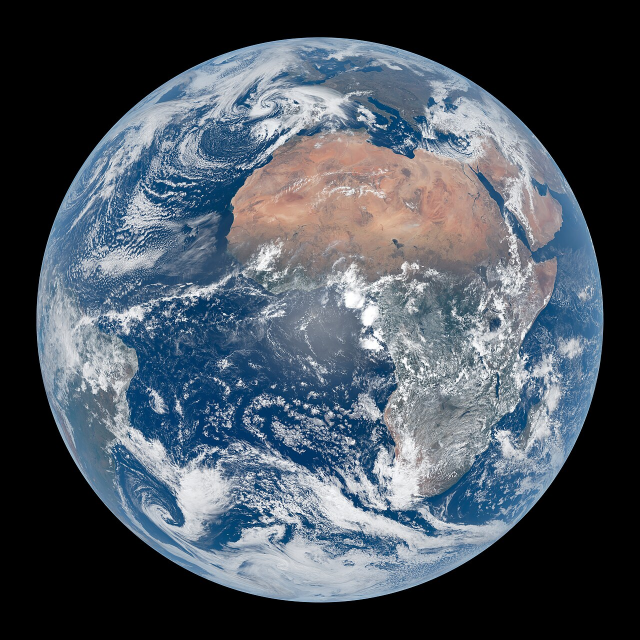
#> input picture data/development/Meteosat-12-fci-march-equinox-2025-noon.jpg, 1280 x 1280 px (shown at 1/2 size)
$ python -i segment.py   (imports and definitions only)
#> lines starting #> are read from the running program, lines starting #| are printed output that depends on the picture; after the words box and inside, x2 and y2 are one past the last pixel; in counts of white or black regions, pixels touching at a corner belong together
"""Pixel-value segmentation of a bright disc (the Earth) against dark space.

No UI, no I/O. Everything here is a pure function on numpy arrays so the
algorithm can be tested and swapped independently of the app shell.

Pipeline
--------
1. luminance      RGB -> single channel
2. gaussian blur  suppress sensor noise / JPEG ringing before thresholding
3. threshold      Otsu by default, manual override available
4. largest blob   drops stars, the moon, lens flare, caption text
5. fill holes     recovers the night side and dark ocean interior
6. edge adjust    erode away the JPEG halo, or dilate to keep the atmosphere
7. bbox           tight crop box, optional padding
"""

from __future__ import annotations

from dataclasses import dataclass

import numpy as np
from scipy import ndimage

# Rec. 709 luma weights.
_LUMA = np.array([0.2126, 0.7152, 0.0722], dtype=np.float32)

# A disc fills pi/4 of its bounding box. Deviation from this is the cheapest
# signal that a mask is a clipped crescent or has leaked into the background.
DISC_FILL_RATIO = float(np.pi / 4)

# 3x3 all-ones neighbourhood; iterated it approximates a disc better than the
# default 4-connected cross.
_STRUCT = ndimage.generate_binary_structure(2, 2)


@dataclass(frozen=True)
class SegmentResult:
    """Mask plus the numbers needed to judge whether the mask is any good."""

    mask: np.ndarray  # bool, (H, W)
    threshold: int  # luminance cutoff actually used, 0-255
    bbox: tuple[int, int, int, int] | None  # left, top, right, bottom (excl.)
    tight_bbox: tuple[int, int, int, int] | None  # bbox before padding
    coverage: float  # fraction of the frame inside the mask
    fill_ratio: float  # mask area / *unpadded* bbox area; pi/4 for a full disc

    @property
    def is_empty(self) -> bool:
        return self.bbox is None

    # [24 lines left out: functions aspect_ratio, disc_deviation, not called in this run]

    def looks_like_disc(self, tolerance: float = 0.12) -> bool:
        """Whether the mask plausibly is a full disc, and so worth trusting."""
        return not self.is_empty and self.disc_deviation < tolerance


def luminance(rgb: np.ndarray) -> np.ndarray:
    """(H, W, 3|4) uint8 -> (H, W) uint8. Alpha, if present, is ignored."""
    if rgb.ndim == 2:
        return rgb
    return (rgb[..., :3].astype(np.float32) @ _LUMA).round().clip(0, 255).astype(np.uint8)


def otsu_threshold(gray: np.ndarray) -> int:
    """Threshold maximising between-class variance of the luminance histogram.

    Every cutoff inside an empty histogram gap scores identically, and a clean
    space photo has a very wide gap. ``argmax`` would return the low end of it,
    parking the threshold on the background noise floor; the midpoint of the
    tied plateau sits in the middle of the gap instead.
    """
    hist = np.bincount(gray.ravel(), minlength=256).astype(np.float64)
    total = hist.sum()
    if total == 0:
        return 0

    levels = np.arange(256, dtype=np.float64)
    weight_fg = np.cumsum(hist) / total  # omega(t)
    mean_fg = np.cumsum(hist * levels) / total  # mu(t)
    mean_total = mean_fg[-1]

    spread = weight_fg * (1.0 - weight_fg)
    with np.errstate(divide="ignore", invalid="ignore"):
        between = np.where(spread > 0, (mean_total * weight_fg - mean_fg) ** 2 / spread, 0.0)

    best = np.flatnonzero(between >= between.max() - 1e-12)
    return int(round(float(best.mean())))


def largest_component(mask: np.ndarray) -> np.ndarray:
    """Keep only the biggest 8-connected blob."""
    labels, count = ndimage.label(mask, structure=_STRUCT)
    if count == 0:
        return np.zeros_like(mask, dtype=bool)
    sizes = np.bincount(labels.ravel())
    sizes[0] = 0  # background
    return labels == int(np.argmax(sizes))


def bounding_box(mask: np.ndarray, pad: int = 0) -> tuple[int, int, int, int] | None:
    """Tight box around the True pixels, padded and clipped to the frame."""
    rows = np.flatnonzero(mask.any(axis=1))
    cols = np.flatnonzero(mask.any(axis=0))
    if rows.size == 0 or cols.size == 0:
        return None
    height, width = mask.shape
    left = max(0, int(cols[0]) - pad)
    top = max(0, int(rows[0]) - pad)
    right = min(width, int(cols[-1]) + 1 + pad)
    bottom = min(height, int(rows[-1]) + 1 + pad)
    return left, top, right, bottom


def segment(
    rgb: np.ndarray,
    *,
    threshold: int | None = None,
    blur_sigma: float = 1.0,
    edge_adjust: int = 0,
    fill_holes: bool = True,
    keep_largest: bool = True,
    pad: int = 0,
    min_area: float = 0.0,
) -> SegmentResult:
    """Segment the bright disc out of a dark background.

    Args:
        rgb: (H, W, 3) or (H, W, 4) uint8 image.
        threshold: manual luminance cutoff; ``None`` runs Otsu.
        blur_sigma: gaussian pre-blur in pixels; 0 disables it.
        edge_adjust: positive dilates the mask, negative erodes it.
        fill_holes: fill interior gaps (the night side, dark ocean).
        keep_largest: discard everything but the biggest blob (stars, moon).
        pad: extra pixels around the reported bounding box.
        min_area: reject masks covering less than this fraction of the frame.
            Otsu always finds *something* -- on an empty frame it latches onto
            a hot pixel or a caption dot. Unattended runs want a floor here.
    """
    gray = luminance(rgb)
    smoothed = ndimage.gaussian_filter(gray, blur_sigma) if blur_sigma > 0 else gray

    cutoff = otsu_threshold(smoothed) if threshold is None else int(threshold)
    mask = smoothed > cutoff

    if keep_largest:
        mask = largest_component(mask)
    if fill_holes:
        mask = ndimage.binary_fill_holes(mask)
    if edge_adjust > 0:
        mask = ndimage.binary_dilation(mask, structure=_STRUCT, iterations=edge_adjust)
    elif edge_adjust < 0:
        mask = ndimage.binary_erosion(mask, structure=_STRUCT, iterations=-edge_adjust)
        # Erosion can split the blob or wipe it out entirely.
        if keep_largest and mask.any():
            mask = largest_component(mask)

    area = float(mask.sum())
    if min_area > 0 and area < min_area * mask.size:
        mask = np.zeros_like(mask)
        area = 0.0

    # Fill ratio and aspect ratio are measured against the *tight* box: padding
    # would otherwise dilute them and break the is-this-a-disc check.
    tight = bounding_box(mask)
    box = tight if pad == 0 else bounding_box(mask, pad=pad)
    if tight is None:
        fill_ratio = 0.0
    else:
        left, top, right, bottom = tight
        fill_ratio = area / max(1, (right - left) * (bottom - top))

    return SegmentResult(
        mask=mask,
        threshold=cutoff,
        bbox=box,
        tight_bbox=tight,
        coverage=area / mask.size,
        fill_ratio=fill_ratio,
    )


# [37 lines left out: functions cutout, overlay, not called in this run]

>>> import cv2
>>> picture = cv2.imread('../../data/development/Meteosat-12-fci-march-equinox-2025-noon.jpg', cv2.IMREAD_GRAYSCALE)
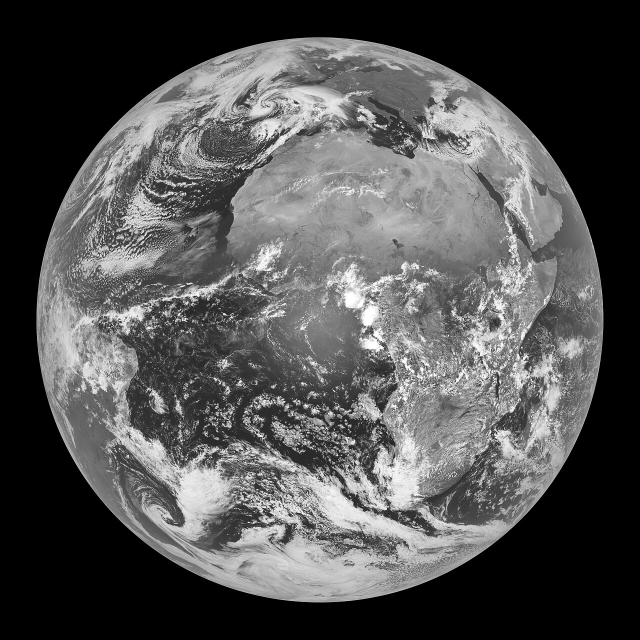
#> picture: shape (1280, 1280) (shown at 1/2 size); min 0, max 255, mean 82.2
>>> result = segment(picture)
#> in otsu_threshold, `hist = np.bincount(gray.ravel(), minlength=256).astype(np.float64)`: hist = 256 values, max 619261 at index 0, min 0 at index 255, mean 6400
#> in otsu_threshold, `total = hist.sum()`: total = 1638400
#> in otsu_threshold, `weight_fg = np.cumsum(hist) / total`: weight_fg = 256 values from 0.378 to 1
#> in otsu_threshold, `mean_fg = np.cumsum(hist * levels) / total`: mean_fg = 256 values from 0 to 81.55
#> in otsu_threshold, `mean_total = mean_fg[-1]`: mean_total = 81.55
#> in otsu_threshold, `spread = weight_fg * (1.0 - weight_fg)`: spread = 256 values, max 0.25 at index 86, min 0 at index 254, mean 0.161
#> in otsu_threshold, `between = np.where(spread > 0, (mean_total * weight_fg - mean_fg) ** 2..`: between = 256 values, max 4412.1 at index 78, min 0 at index 254, mean 2797.8
#> in otsu_threshold, `best = np.flatnonzero(between >= between.max() - 1e-12)`: best = [78]
#> in segment, `cutoff = otsu_threshold(smoothed) if threshold is None else int(thresh..`: cutoff = 78
#> in segment, `mask = smoothed > cutoff`:
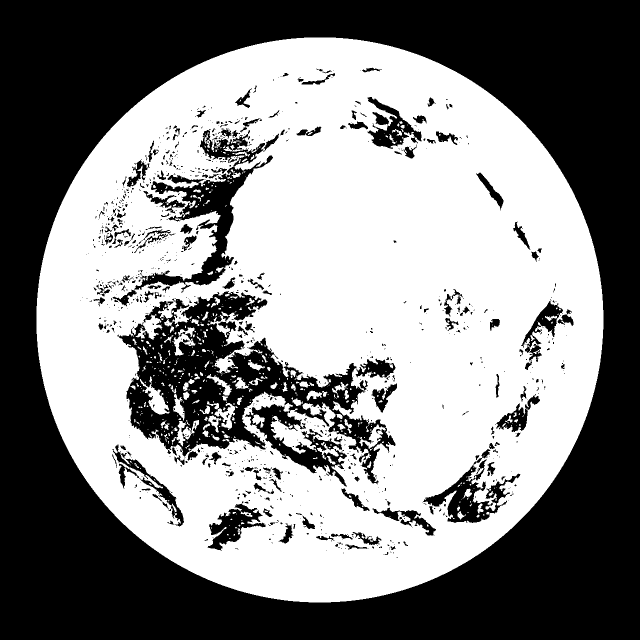
#> mask: shape (1280, 1280) bool (shown at 1/2 size); 52.2% white; 930 black regions (717 under 20 px), largest, box (x1, y1, x2, y2) and area: (0, 0, 1280, 1280) 630739, (235, 582, 791, 974) 76959, (225, 260, 546, 613) 19416
#> in largest_component, `labels, count = ndimage.label(mask, structure=_STRUCT)`:
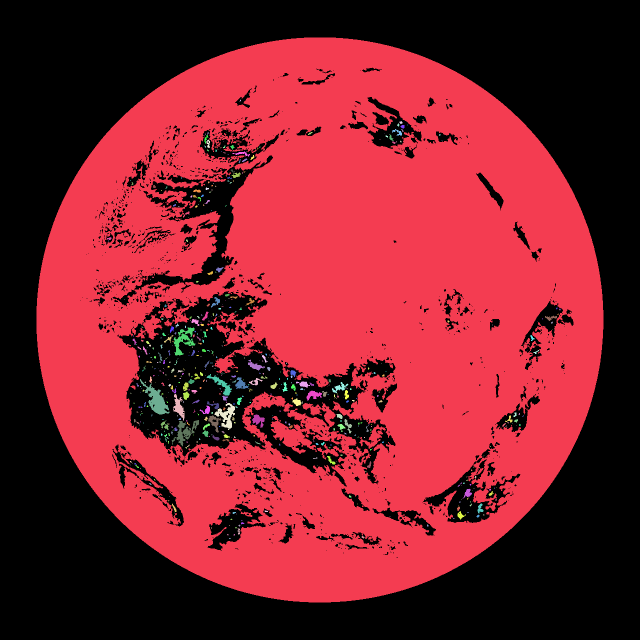
#> labels: shape (1280, 1280) int32 (shown at 1/2 size); 575 distinct labels, from 0 to 574; one colour per label, 0 black
#> in largest_component, `labels, count = ndimage.label(mask, structure=_STRUCT)`: count = 574
#> in largest_component, `sizes = np.bincount(labels.ravel())`: sizes = 575 values, max 838422 at index 1, min 1 at index 3, mean 2849.4
#> in largest_component, `return labels == int(np.argmax(sizes))`:
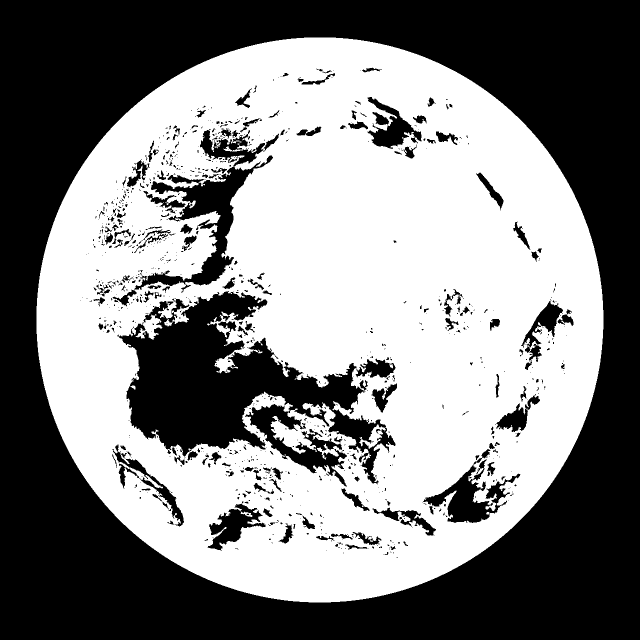
#> returned value: shape (1280, 1280) bool (shown at 1/2 size); 51.2% white; 912 black regions (701 under 20 px), largest, box (x1, y1, x2, y2) and area: (0, 0, 1280, 1280) 630739, (235, 582, 791, 974) 91356, (225, 260, 546, 613) 20645
#> in segment, `mask = ndimage.binary_fill_holes(mask)`:
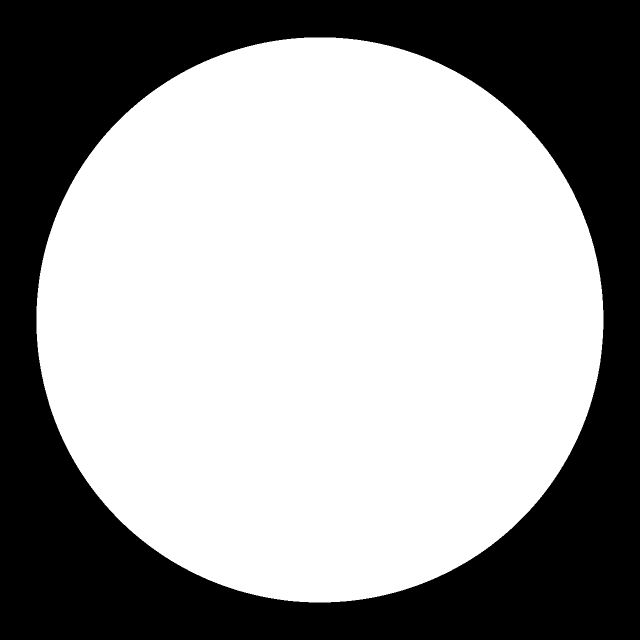
#> mask: shape (1280, 1280) bool (shown at 1/2 size); 61.5% white; 1 black region, box (x1, y1, x2, y2) and area: (0, 0, 1280, 1280) 630739
#> in segment, `area = float(mask.sum())`: area = 1007661
#> in bounding_box, `rows = np.flatnonzero(mask.any(axis=1))`: rows = 1130 values from 75 to 1204
#> in bounding_box, `cols = np.flatnonzero(mask.any(axis=0))`: cols = 1134 values from 73 to 1206
#> in bounding_box, `left = max(0, int(cols[0]) - pad)`: left = 73
#> in bounding_box, `top = max(0, int(rows[0]) - pad)`: top = 75
#> in bounding_box, `right = min(width, int(cols[-1]) + 1 + pad)`: right = 1207
#> in bounding_box, `bottom = min(height, int(rows[-1]) + 1 + pad)`: bottom = 1205
#> in segment, `tight = bounding_box(mask)`: tight = (73, 75, 1207, 1205)
#> in segment, `left, top, right, bottom = tight`: left = 73; top = 75; right = 1207; bottom = 1205
#> in segment, `fill_ratio = area / max(1, (right - left) * (bottom - top))`: fill_ratio = 0.786
